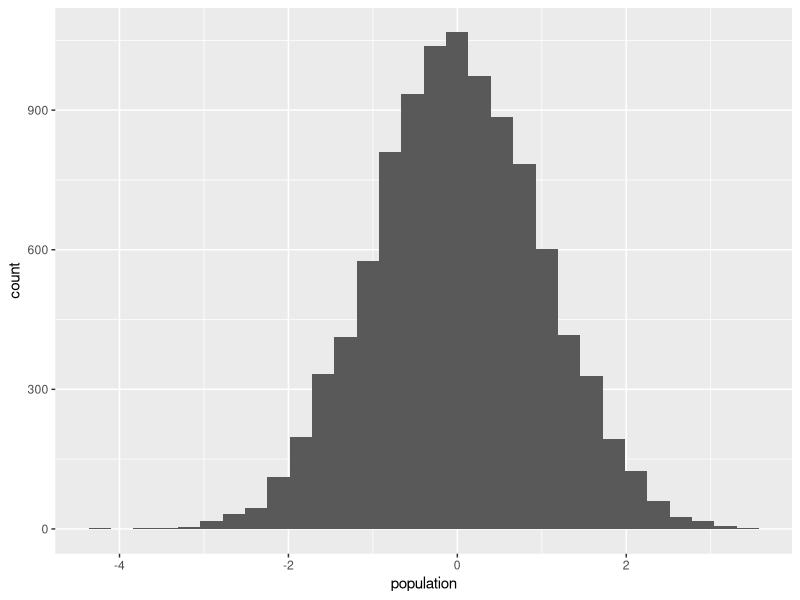
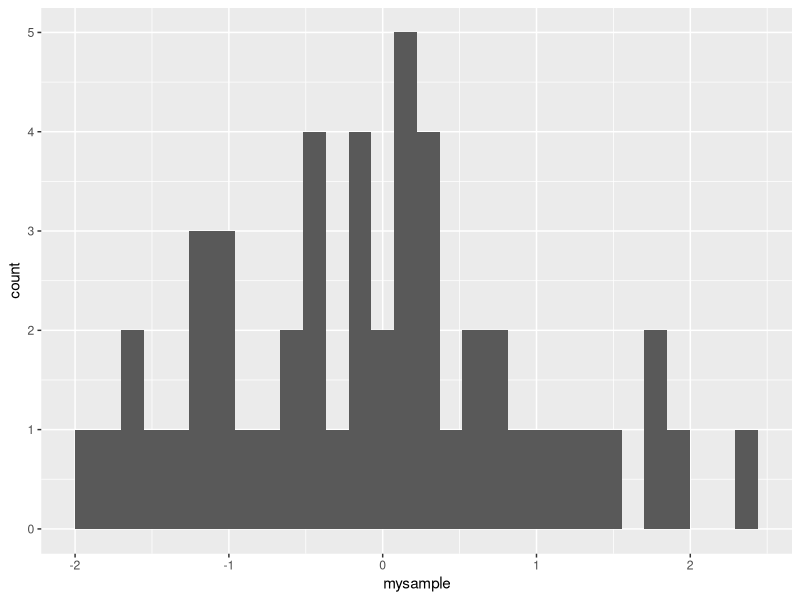
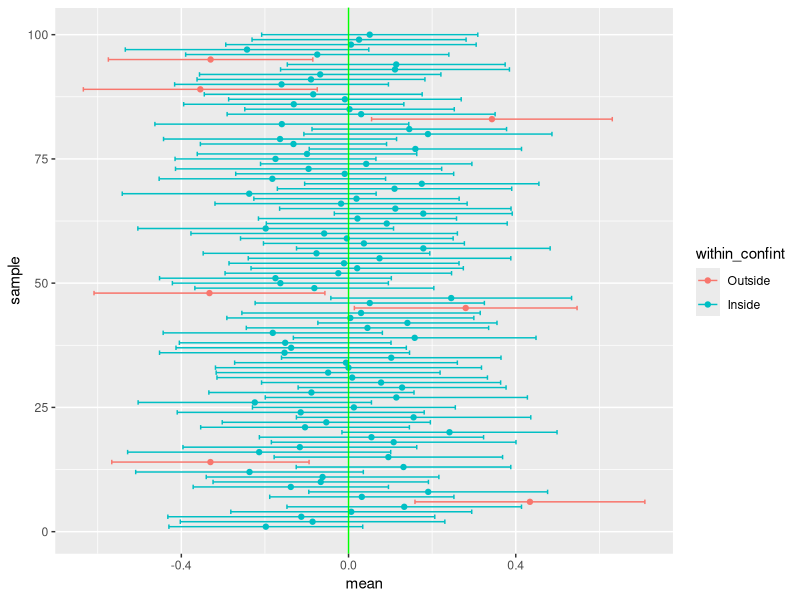
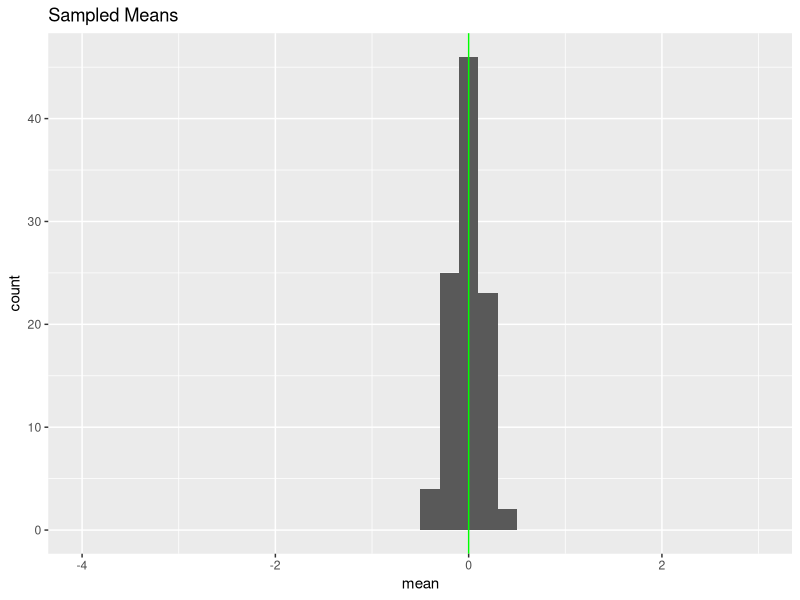
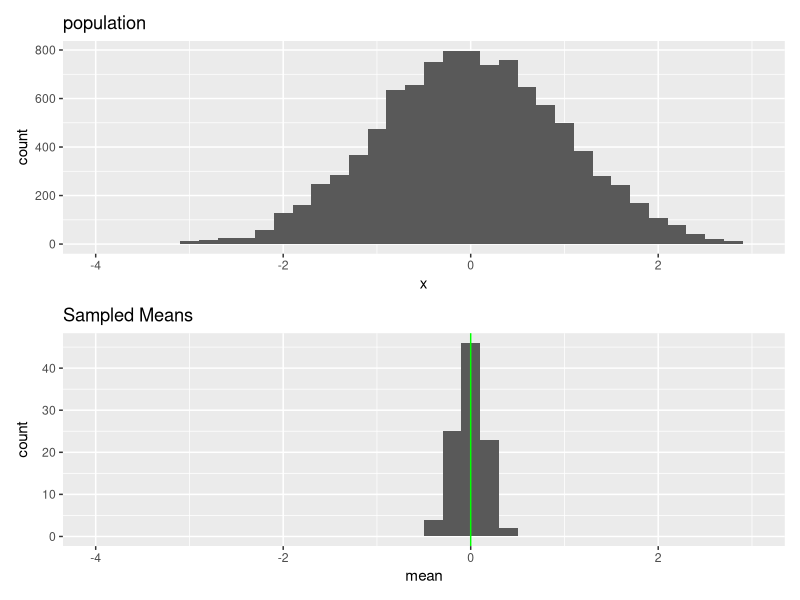

Write R code to recreate these figures, in order.
## ---- chunk 1

knitr::opts_chunk$set(message=F, warning=F, comment=NA) #these are just Rmarkdown visual options

## ---- chunk 2

library(ggplot2)

## ---- chunk 3

#random generation for the normal distribution with mean equal to mean and standard deviation equal to sd.
population <- rnorm(10000, mean=0, sd=1)

ggplot() + geom_histogram(aes(population)) #do a simple histogram
## ---- chunk 4
sample_size <- 50 # you can play around with this number

mysample <- sample(population, sample_size) #take a data + a sample size 

ggplot() + geom_histogram(aes(mysample)) #do a simple histogram

## ---- chunk 5
summary(mysample)
## ---- chunk 6

size = 100

#this creates a dataframe with fix parameters (do not need to understand this code)
#rep() juste repeat a number over the number of time you want

# this is are all random number has placeholder for later
mySampleRes <- data.frame(mean=rep(0,size),
                          sd=rep(1,size),
                          sample = rep(NA,size),
                          se=rep(1/sqrt(10),size), 
                          confintLow=rep(0,size),
                          confintHi=rep(0,size))

head(mySampleRes) # all rows are the same for now
## ---- chunk 7

#loop through each row

for (i in 1:size){
  mysample <- sample(population, sample_size)#sample from population, same as above
  mySampleRes$sample[i] <- i #assign an incemental index 
  mySampleRes$mean[i] <- mean(mysample) #calculate the mean of this random sample
  mySampleRes$sd[i] <- sd(mysample) #calculate the standard deviation of this random sample
  mySampleRes$se[i] <- mySampleRes$sd[i]/sqrt(sample_size) #calculate the sampling error of this random sample
  mySampleRes$confintLow[i] <- mySampleRes$mean[i]-1.96*mySampleRes$se[i] #calculate the lower 95% confidence interval of this random sample
  mySampleRes$confintHi[i] <- mySampleRes$mean[i]+1.96*mySampleRes$se[i] #calculate the upper 95% confidence interval of this random sample
}

head(mySampleRes)


# for reference:
# Confidence level Confidence interval (mean ± sampling error)
# 68% mean ± (1.0) x (SE)
# 95% mean ± (1.96) x (SE)
# 99% mean ± (2.58) x (SE) 
# Bonus: Can you describe/explain/visualize why ?
## ---- chunk 8

mySampleRes$within_confint <- factor(mySampleRes$confintLow < 0 & mySampleRes$confintHi > 0, labels = c("Outside", "Inside")) # create variable to check if we have found and estimate (mean) which its confindence intervals doesn't include 0

table(mySampleRes$within_confint)

## ---- chunk 9
ggplot(mySampleRes,
       aes(sample,mean,color = within_confint))+
  geom_point()+
  geom_errorbar(aes(ymin = confintLow,ymax = confintHi))+
  geom_hline(yintercept = 0,color = "green")+
  coord_flip()
## ---- chunk 10
p_sample <- ggplot()+
  geom_histogram(data = mySampleRes,
                 aes(x=mean),binwidth = .2) +
  xlim(round(min(population)),round(max(population))) +
  geom_vline(xintercept = 0,color = "green") +
  labs(title = "Sampled Means")

p_sample
## ---- chunk 11
library(patchwork)
p_population <- ggplot()+
                geom_histogram(data = data.frame(x = population),
                               aes(x=x),binwidth = .2)+
                  xlim(round(min(population)),round(max(population)))+
                  labs(title = "population")


p_population / p_sample
